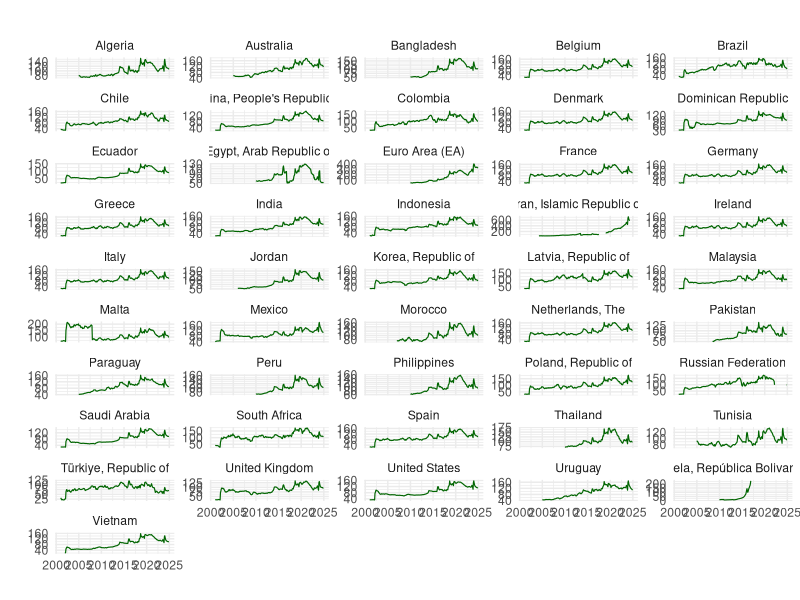

The R source for this figure:
ITCRB <- readxl::read_excel("Construyendo ITCRM_mensual_met_Berretoni.xlsx",
                            sheet= "ITCRB",
                            range = "A2:AU290")

library(tidyverse)
library(zoo)
library(ggplot2)

ITCRB_long <- ITCRB %>%
  mutate(fecha = gsub("M", "", fecha),            # elimina la "M"
         fecha = as.yearmon(fecha, "%Y.%m")) %>%  # ahora sí: "2001.01"
  pivot_longer(cols = -fecha, names_to = "pais", values_to = "valor") %>%
  mutate(
    valor = ifelse(valor == 0, NA, valor)     # reemplaza 0 por NA
  )


ggplot(ITCRB_long, aes(x = fecha, y = valor)) +
  geom_line(color = "darkgreen", linewidth = 0.4) +
  facet_wrap(~ pais, scales = "free_y", ncol = 5) +
  scale_x_yearmon(format = "%Y") +
  theme_minimal(base_size = 10) +
  theme(
    text = element_text(color = "black"),       # todo texto en negro
    strip.text = element_text(size = 8),
    axis.text.x = element_text(angle = 45, hjust = 1)
  ) +
  labs(
    title = "",
    x = "",
    y = ""
  ) +
  theme_minimal()


